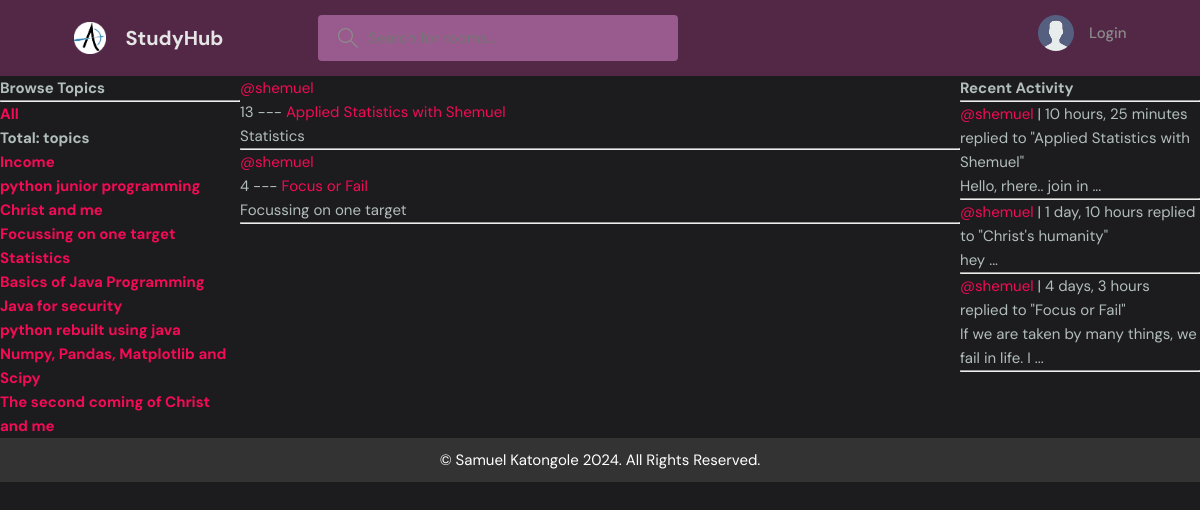
Page /profile/1/ on the committed database.
### Rooms/models.py (models this page shows, shortened)
class Topic(models.Model):
    name=models.CharField(max_length=200)

class Room(models.Model):
    host = models.ForeignKey(User, on_delete= models.SET_NULL, null=True)
    topic = models.ForeignKey(Topic, on_delete= models.SET_NULL, null=True)
    description = models.TextField(null=True, blank=True) # description of the room
    name = models.CharField(max_length=200) # name of the room
    created = models.DateTimeField(auto_now_add=True) # created once
    updated= models.DateTimeField(auto_now=True) # changed
    participants = models.ManyToManyField(User, related_name='participants', blank=True)
    class Meta:
        ordering = ['-updated', '-created'] # ordered based on those fields
    def __str__(self):
        return str(self.name)

class Post(models.Model): # messages model
    author = models.ForeignKey(User, on_delete=models.CASCADE)
    room = models.ForeignKey(Room, on_delete=models.CASCADE)
    body = models.TextField()
    created_on= models.DateTimeField(auto_now_add=True) # date post created
    updated_on= models.DateTimeField(auto_now=True) # date last edited
    class Meta:
        ordering = ['-updated_on', '-created_on'] # ordered based on those fields
    def __str__(self):
        return str(self.body)[0:50]+' ...'

### Rooms/views.py (the view)
# urls.py: path('profile/<str:pk>/', views.userProfile, name='user-profile'),
def userProfile(request, pk):
    user = User.objects.get(id=pk)
    rooms = user.room_set.all() # get all rooms user is in
    posts = user.post_set.all() # get all posts for this user
    topics = Topic.objects.all() # get all topics
    context={'participant':user, 'allrooms':rooms,
             'alltopics':topics, 'posts':posts}
    return render(request, 'Rooms/profile.html', context)

### Rooms/templates/Rooms/profile.html (shortened to what this page needs)
{% extends 'parent_hub/base.html' %}
{% block content%}
<div class="profile-container">
    <div class="topics-sidebar">
        {% include 'Rooms/topics_feed.html' %}
    </div>
    <div class="topics-view-main">
        {% include 'Rooms/rooms_feed.html' %}
    </div>
    <div class="activity-feed-sidebar">
      {% include 'Rooms/activity_feed.html' %}
    </div>
</div>
{% endblock %}

### Rooms/templates/Rooms/topics_feed.html
<h3>Browse Topics</h3>
        <hr>
        <div>
            <h5><a href="{% url 'home' %}">All</a></h5>
            <h6>Total: {{topiccount}} topics</h6>
        </div>
        {% for topic in alltopics %}
        <div>
            <h5><a href="{% url 'home' %}?q={{topic.name}}">{{topic.name}}</a></h5>
        </div>
        {% endfor %}

### Rooms/templates/Rooms/rooms_feed.html (shortened to what this page needs)
<div>
    {% for room in allrooms %}
            <a href="{% url 'user-profile' room.host.id %}">@{{room.host.username}}</a>
            <p>{{room.id}} --- <a href="{% url 'room' room.id %}">{{room.name}}</a></p>
            <small>{{room.topic.name}}</small>
            <hr/>
        {% endfor %}
</div>

### Rooms/templates/Rooms/activity_feed.html (shortened to what this page needs)
<h3>Recent Activity</h3>
<hr>
<div>
    {% for post in posts %}
    <div>
        <small><a href="{% url 'user-profile' post.author.id%}">@{{post.author}}</a> | {{post.created_on|timesince}}</small>
        <small>replied to "{{post.room}}"</small>
        <p>{{post}}</p>
        <hr>
    </div>
    {% endfor %}
</div>

### static/styles/base.css (style rules this page uses)
:root { --color-main: #f30b55; --color-main-light: #f992e6; --color-dark: #532847; --color-dark-medium: #995b8d; --color-dark-light: #860744; --color-light: #e5e5e5; --color-gray: #8b8b8b; --color-light-gray: #b2bdbd; --color-bg: #1c1c1e; --color-success: #5dd693; --color-error: #fc4b0b; }
* { margin: 0; padding: 0; font-family: "DM Sans", -apple-system, BlinkMacSystemFont, "Segoe UI", Roboto, Oxygen, Ubuntu, Cantarell, "Open Sans", "Helvetica Neue", sans-serif; box-sizing: border-box; text-rendering: optimizeLegibility; font-size: inherit; }
html { font-size: 56.25%; }
@media only screen and (min-width: 1200px) { html { font-size: 62.5%; } }
body { line-height: 1.6; font-weight: 400; font-size: 1.5rem; color: var(--color-light-gray); background-color: var(--color-bg); min-height: 100vh; }
a { display: inline-block; color: var(--color-main); text-decoration: none; }

### Rooms/templates/Rooms/profile.html (style rules this page uses)
.profile-container { display: grid; grid-template-columns: 1fr 3fr 1fr; }

### rows in the picture
Topic: name "Income"
Topic: name "python junior programming"
Topic: name "Christ and me"
Topic: name "Focussing on one target"
Topic: name "Statistics"
Topic: name "Basics of Java Programming"
Topic: name "Java for security"
Topic: name "python rebuilt using java"
Topic: name "Numpy, Pandas, Matplotlib and Scipy"
Topic: name "The second coming of Christ and me"
Room: host.username "shemuel", id "13", name "Applied Statistics with Shemuel", topic.name "Statistics"
Room: host.username "shemuel", id "4", name "Focus or Fail", topic.name "Focussing on one target"
Post: author "shemuel", created_on "10 hours, 25 minutes", room "Applied Statistics with Shemuel", body "Hello, rhere.. join in ..."
Post: author "shemuel", created_on "1 day, 10 hours", room "Christ's humanity", body "hey ..."
Post: author "shemuel", created_on "4 days, 3 hours", room "Focus or Fail", body "If we are taken by many things, we fail in life. I ..."
